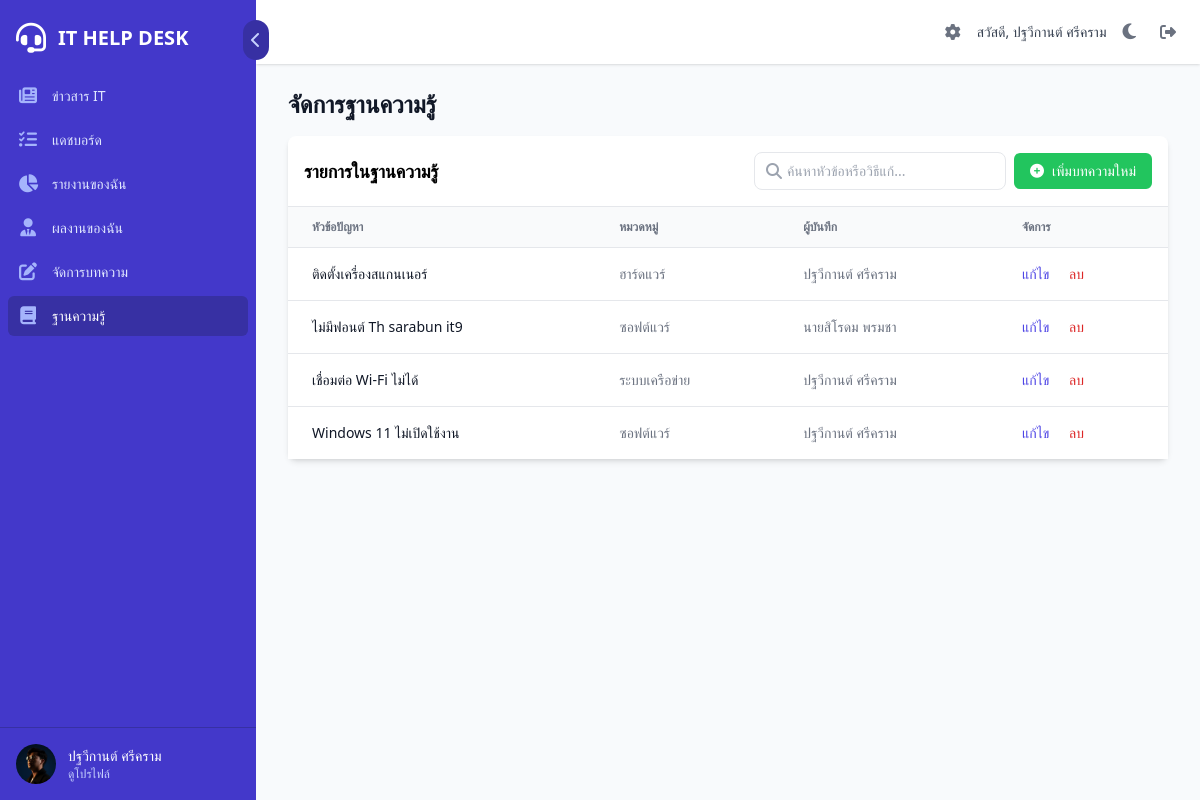
Screenshot of /admin_kb.php (signed in) with the database file from the repository.
### tables this page shows
CREATE TABLE `users` (
  `id` int(11) NOT NULL,
  `fullname` varchar(255) NOT NULL,
  `position` varchar(255) DEFAULT NULL,
  `department` varchar(255) DEFAULT NULL,
  `division` varchar(255) DEFAULT NULL,
  `phone` varchar(50) DEFAULT NULL,
  `line_id` varchar(100) DEFAULT NULL,
  `email` varchar(255) NOT NULL,
  `password` varchar(255) NOT NULL,
  `image_url` varchar(255) DEFAULT 'assets/images/user.png',
  `role` enum('user','it','admin') NOT NULL DEFAULT 'user',
  `created_at` timestamp NOT NULL DEFAULT current_timestamp()
);

CREATE TABLE `knowledge_base` (
  `id` int(11) NOT NULL,
  `issue_id_source` int(11) DEFAULT NULL,
  `category` varchar(100) NOT NULL,
  `question` text NOT NULL,
  `answer` text NOT NULL,
  `created_by` int(11) NOT NULL,
  `created_at` timestamp NOT NULL DEFAULT current_timestamp()
);

### includes/functions.php (called while the page is built, shortened)
<?php
function get_user_avatar($image_url) {
    $default_avatar = 'assets/images/user.png';
    if (!empty($image_url) && file_exists($image_url)) {
        return $image_url;
    }
    return $default_avatar;
}
function getUserById($id, $conn) {
    $stmt = $conn->prepare("SELECT * FROM users WHERE id = ?");
    $stmt->bind_param("i", $id);
    $stmt->execute();
    $result = $stmt->get_result();
    $user = $result->fetch_assoc();
    return $user;
}
?>

### admin_kb.php (the view, shortened to what this page needs)
<?php
require_once 'includes/functions.php';
require_once 'includes/header.php';
$items_per_page = 15;
$current_page = isset($_GET['page']) ? (int)$_GET['page'] : 1;
$offset = ($current_page - 1) * $items_per_page;
$search_term = trim($_GET['search'] ?? '');
$sql_conditions = "";
$params = [];
$types = "";
$sql = "SELECT kb.*, u.fullname as creator_name
        FROM knowledge_base kb
        JOIN users u ON kb.created_by = u.id" . $sql_conditions . "
        ORDER BY kb.created_at DESC LIMIT ? OFFSET ?";
array_push($params, $items_per_page, $offset);
$types .= "ii";
$stmt = $conn->prepare($sql);
$stmt->bind_param($types, ...$params);
$stmt->execute();
$kb_result = $stmt->get_result();
?>
<div x-data="{ isDeleteModalOpen: false, kbToDeleteId: null, kbToDeleteQuestion: '' }">
    <div class="bg-white rounded-lg shadow-md">
       <div class="p-4 flex flex-col sm:flex-row justify-between items-start sm:items-center gap-4 border-b">
           <div class="flex-shrink-0">
                <h3 class="font-semibold text-lg">รายการในฐานความรู้</h3>
           </div>
            <div class="flex items-center space-x-2 w-full sm:w-auto">
                <form method="GET" action="admin_kb.php" class="flex-grow">
                    <div class="relative">
                        <input type="text" name="search" placeholder="ค้นหาหัวข้อหรือวิธีแก้..." value="<?php echo htmlspecialchars($search_term); ?>" class="w-full pl-8 pr-4 py-2 border rounded-lg text-sm focus:outline-none focus:ring-2 focus:ring-indigo-500">
                        <i class="fa-solid fa-search absolute left-3 top-1/2 -translate-y-1/2 text-gray-400"></i>
                    </div>
                </form>
                <a href="admin_kb_form.php" class="px-4 py-2 bg-green-500 text-white rounded-md text-sm hover:bg-green-600 whitespace-nowrap">
                   <i class="fa-solid fa-plus-circle mr-2"></i>เพิ่มบทความใหม่
               </a>
           </div>
       </div>
       <div class="overflow-x-auto">
            <table class="min-w-full divide-y divide-gray-200">
                <thead class="bg-gray-50">
                    <tr>
                        <th class="px-6 py-3 text-left text-xs font-bold text-gray-500 uppercase">หัวข้อปัญหา</th>
                        <th class="px-6 py-3 text-left text-xs font-bold text-gray-500 uppercase">หมวดหมู่</th>
                        <th class="px-6 py-3 text-left text-xs font-bold text-gray-500 uppercase">ผู้บันทึก</th>
                        <th class="px-6 py-3 text-left text-xs font-bold text-gray-500 uppercase">จัดการ</th>
                    </tr>
                </thead>
                <tbody class="bg-white divide-y divide-gray-200">
                    <?php if ($kb_result->num_rows > 0): ?>
                        <?php while($item = $kb_result->fetch_assoc()): ?>
                        <tr class="hover:bg-gray-50">
                            <td class="px-6 py-4 whitespace-nowrap text-sm font-medium text-gray-900"><?php echo htmlspecialchars($item['question']); ?></td>
                            <td class="px-6 py-4 whitespace-nowrap text-sm text-gray-500"><?php echo htmlspecialchars($item['category']); ?></td>
                            <td class="px-6 py-4 whitespace-nowrap text-sm text-gray-500"><?php echo htmlspecialchars($item['creator_name']); ?></td>
                            <td class="px-6 py-4 whitespace-nowrap text-sm font-medium">
                                <a href="admin_kb_form.php?id=<?php echo $item['id']; ?>" class="text-indigo-600 hover:text-indigo-900">แก้ไข</a>
                                <button @click="isDeleteModalOpen = true; kbToDeleteId = <?php echo $item['id']; ?>; kbToDeleteQuestion = '<?php echo htmlspecialchars(addslashes($item['question'])); ?>';" class="text-red-600 hover:text-red-900 ml-4">ลบ</button>
                            </td>
                        </tr>
                        <?php endwhile; ?>
                    <?php else: ?>
                        <tr>
                            <td colspan="4" class="text-center py-10 text-gray-500">ไม่พบข้อมูลในฐานความรู้</td>
                        </tr>
                    <?php endif; ?>
                </tbody>
            </table>
       </div>
    </div>
</div>
<?php
require_once 'includes/footer.php';
?>

### includes/sidebar_content.php (shortened to what this page needs)
<button @click="isSidebarCollapsed = !isSidebarCollapsed" class="hidden md:block absolute top-5 right-0 transform translate-x-1/2 p-2 bg-indigo-800 text-indigo-200 hover:text-white rounded-full focus:outline-none z-20" title="ย่อ/ขยายเมนู">
    <i class="fa-solid transition-transform" :class="isSidebarCollapsed ? 'fa-chevron-right' : 'fa-chevron-left'"></i>
</button>
<div class="flex-1 flex flex-col pt-5 pb-4 overflow-y-auto">
    <div class="flex items-center flex-shrink-0 px-4" :class="isSidebarCollapsed ? 'justify-center' : ''">
        <i class="fa-solid fa-headset text-3xl text-white"></i>
        <span class="ml-3 font-bold text-xl text-white sidebar-text" x-show="!isSidebarCollapsed">IT HELP DESK</span>
    </div>
    <nav class="mt-5 flex-1 px-2 space-y-1">
        <?php
        $baseLinkClass = "group flex items-center px-2 py-2 text-sm font-medium rounded-md transition-colors duration-200";
        $inactiveLinkClass = "text-indigo-100 hover:bg-indigo-600";
        $activeLinkClass = "bg-indigo-800 text-white";
        foreach ($menu_items as $url => $item) {
            $isActive = ($current_page === $url) || ($url === 'news.php' && $current_page === 'article_view.php');
            $class = $isActive ? $activeLinkClass : $inactiveLinkClass;
            echo "<a href='$url' class='$baseLinkClass $class' :class='isSidebarCollapsed ? \"justify-center\" : \"\"' title='" . htmlspecialchars($item['title']) . "'>";
            echo "<i class='fa-solid " . $item['icon'] . " flex-shrink-0 h-6 w-6 text-lg text-indigo-300 flex items-center justify-center' :class='isSidebarCollapsed ? \"\" : \"mr-3\"'></i>";
            echo "<span class='sidebar-text' x-show='!isSidebarCollapsed'>" . $item['title'] . "</span>";
            echo "</a>";
        }
        ?>
    </nav>
</div>
<div class="flex-shrink-0 flex border-t border-indigo-800 p-4" :class="isSidebarCollapsed ? 'justify-center' : ''">
    <a href="profile.php" class="flex-shrink-0 w-full group block">
        <div class="flex items-center" :class="isSidebarCollapsed ? 'justify-center' : ''">
            <div>
                <img class="inline-block h-10 w-10 rounded-full object-cover"
                     src="<?php echo htmlspecialchars(get_user_avatar($user_data['image_url'] ?? null)); ?>" alt="User Avatar">
            </div>
            <div class="ml-3 sidebar-text" x-show="!isSidebarCollapsed">
                <p class="text-sm font-medium text-white"><?php echo htmlspecialchars($_SESSION['fullname']); ?></p>
                <p class="text-xs font-medium text-indigo-200 group-hover:text-white">ดูโปรไฟล์</p>
            </div>
        </div>
    </a>
</div>

### assets/css/style.css (style rules this page uses)
body { font-family: 'Sarabun', sans-serif; transition: background-color 0.3s ease, color 0.3s ease; }
.sidebar-text { transition: opacity 0.2s ease-in-out; }

### rows the page displays
users: image_url (picture)
knowledge_base: question "ติดตั้งเครื่องสแกนเนอร์", category "ฮาร์ดแวร์", users.fullname "ปฐวีกานต์ ศรีคราม"
knowledge_base: question "ไม่มีฟอนต์ Th sarabun it9", category "ซอฟต์แวร์", users.fullname "นายสิโรดม พรมชา"
knowledge_base: question "เชื่อมต่อ Wi-Fi ไม่ได้", category "ระบบเครือข่าย", users.fullname "ปฐวีกานต์ ศรีคราม"
knowledge_base: question "Windows 11 ไม่เปิดใช้งาน", category "ซอฟต์แวร์", users.fullname "ปฐวีกานต์ ศรีคราม"

### other values shown
$item['title'] "ข่าวสาร IT"
$item['title'] "แดชบอร์ด"
$item['title'] "รายงานของฉัน"
$item['title'] "ผลงานของฉัน"
$item['title'] "จัดการบทความ"
$item['title'] "ฐานความรู้"
$_SESSION['fullname'] "ปฐวีกานต์ ศรีคราม"
$page_title "จัดการฐานความรู้"
